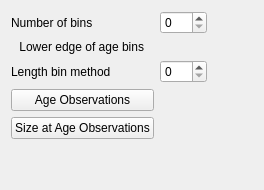
         <widget class="QWidget" name="tab_age">
          <attribute name="title">
           <string>Age</string>
          </attribute>
          <layout class="QVBoxLayout" name="verticalLayout_14">
           <item>
            <layout class="QGridLayout" name="gridLayout_comp_age">
             <item row="9" column="0">
              <widget class="QPushButton" name="pushButton_saa_obs">
               <property name="text">
                <string>Size at Age Observations</string>
               </property>
              </widget>
             </item>
             <item row="8" column="0">
              <widget class="QPushButton" name="pushButton_age_obs">
               <property name="text">
                <string>Age Observations</string>
               </property>
               <property name="flat">
                <bool>false</bool>
               </property>
              </widget>
             </item>
             <item row="2" column="0">
              <widget class="QLabel" name="label_age_num_bins">
               <property name="text">
                <string>Number of bins</string>
               </property>
              </widget>
             </item>
             <item row="2" column="1">
              <widget class="QSpinBox" name="spinBox_age_num_bins">
               <property name="maximum">
                <number>200</number>
               </property>
              </widget>
             </item>
             <item row="4" column="0">
              <widget class="QLabel" name="label_age_bins">
               <property name="text">
                <string>Lower edge of age bins   </string>
               </property>
               <property name="alignment">
                <set>Qt::AlignRight|Qt::AlignTrailing|Qt::AlignVCenter</set>
               </property>
              </widget>
             </item>
             <item row="2" column="2">
              <spacer name="horizontalSpacer_age">
               <property name="orientation">
                <enum>Qt::Horizontal</enum>
               </property>
               <property name="sizeHint" stdset="0">
                <size>
                 <width>40</width>
                 <height>20</height>
                </size>
               </property>
              </spacer>
             </item>
             <item row="5" column="0" colspan="3">
              <layout class="QHBoxLayout" name="horizontalLayout_age_bins">
               <property name="sizeConstraint">
                <enum>QLayout::SetMaximumSize</enum>
               </property>
              </layout>
             </item>
             <item row="6" column="1">
              <widget class="QSpinBox" name="spinBox_age_bin_method"/>
             </item>
             <item row="6" column="0">
              <widget class="QLabel" name="label_age_bin_method">
               <property name="text">
                <string>Length bin method</string>
               </property>
              </widget>
             </item>
            </layout>
           </item>
           <item>
            <spacer name="verticalSpacer_5">
             <property name="orientation">
              <enum>Qt::Vertical</enum>
             </property>
             <property name="sizeHint" stdset="0">
              <size>
               <width>20</width>
               <height>40</height>
              </size>
             </property>
            </spacer>
           </item>
          </layout>
         </widget>
